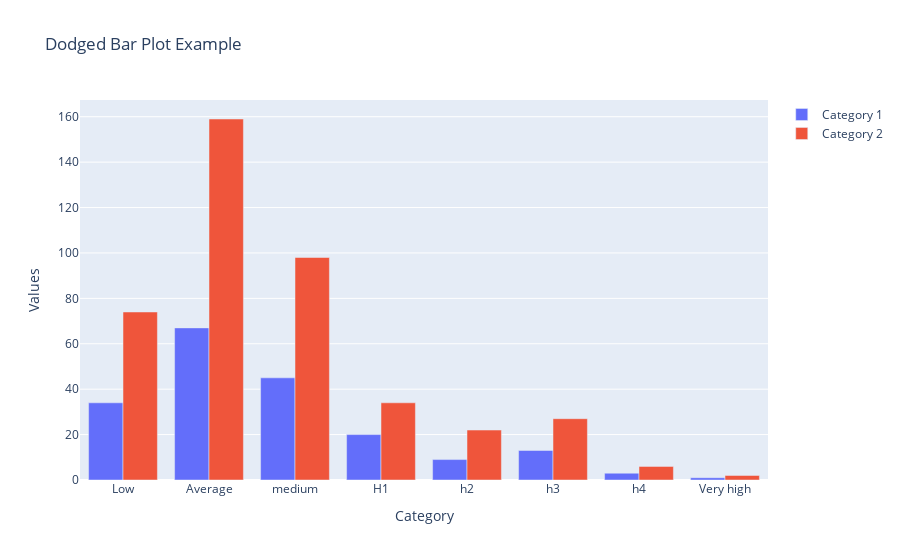

Here is the notebook cell this chart was saved with:
### Code cell
import plotly.graph_objs as go
# Create the dodged bar plot using go.Bar
fig = go.Figure()

# Add the first set of bars
fig.add_trace(go.Bar(x=Income_bin.index, y=Income_bin["N"], name='Category 1'))

# Add the second set of bars, adjusting the x-coordinate
fig.add_trace(go.Bar(x=Income_bin.index, y=Income_bin["Y"], name='Category 2'))

# Customize the layout (optional)
fig.update_layout(
    barmode='group',  # Set the barmode to 'group' for dodged bars
    title='Dodged Bar Plot Example',
    xaxis_title='Category',
    yaxis_title='Values'
)

fig.show()

### Figure 1 — Plotly figure (JSON) as saved in the notebook; plotly's stock layout.template omitted (floating-point values rounded to 4 significant figures)
{"data": [{"name": "Category 1", "type": "bar", "x": ["Low", "Average", "medium", "H1", "h2", "h3", "h4", "Very high"], "y": [34, 67, 45, 20, 9, 13, 3, 1]}, {"name": "Category 2", "type": "bar", "x": ["Low", "Average", "medium", "H1", "h2", "h3", "h4", "Very high"], "y": [74, 159, 98, 34, 22, 27, 6, 2]}], "layout": {"barmode": "group", "title": {"text": "Dodged Bar Plot Example"}, "xaxis": {"title": {"text": "Category"}}, "yaxis": {"title": {"text": "Values"}}}}
